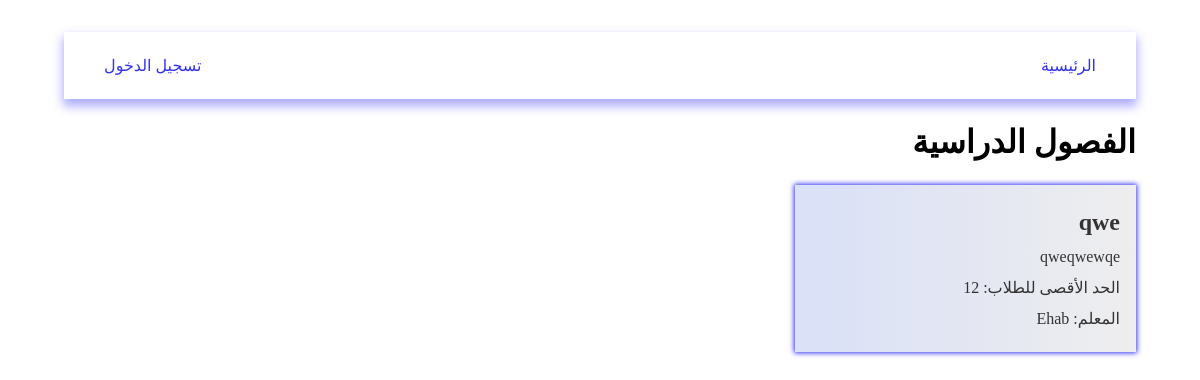
Page /pages/viewClasses.php on the earlier database version.
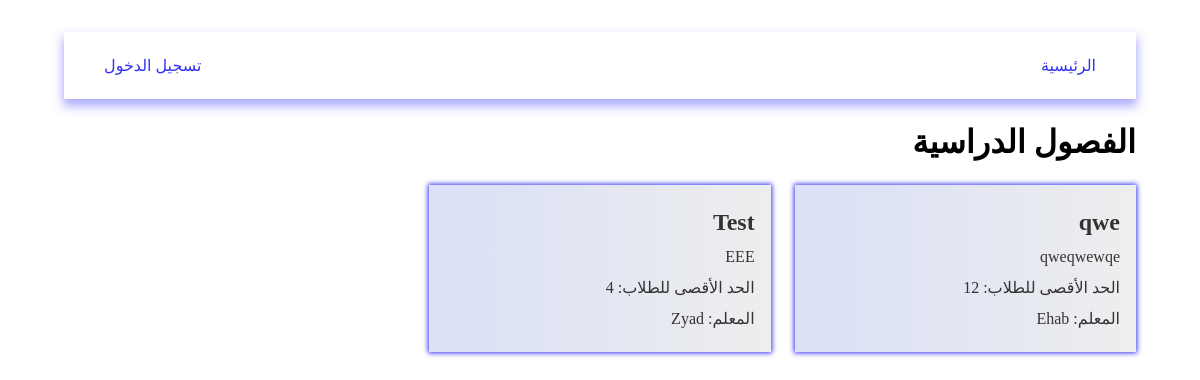
Same page on the later database version.
### tables this page shows
CREATE TABLE classes (
    id INTEGER PRIMARY KEY, 
    title TEXT, 
    description TEXT, 
    "limit" INTEGER
, teacher_id INTEGER);

CREATE TABLE users (
    id INTEGER PRIMARY KEY, 
    name TEXT, 
    email TEXT UNIQUE, 
    password TEXT UNIQUE, 
    role TEXT
);

### data/db.php (called while the page is built, shortened)
<?php
$db = new SQLite3('../data/database.db');
$db->exec('CREATE TABLE IF NOT EXISTS users (
    id INTEGER PRIMARY KEY,
    name TEXT,
    email TEXT UNIQUE,
    password TEXT UNIQUE,
    role TEXT
)');
$db->exec('CREATE TABLE IF NOT EXISTS classes (
    id INTEGER PRIMARY KEY,
    title TEXT,
    description TEXT,
    "limit" INTEGER,
    teacher_id INTEGER
)');
$db->exec('CREATE TABLE IF NOT EXISTS groups (
    id INTEGER PRIMARY KEY,
    title TEXT,
    description TEXT,
    "limit" INTEGER,
    members INTEGER,
    class_id INTEGER
)');
$db->exec('CREATE TABLE IF NOT EXISTS group_students (
    group_id INTEGER,
    student_id INTEGER
)');
function getClasses()
{
    global $db;
    $result = $db->query('SELECT * FROM classes');
    $classes = [];
    while ($row = $result->fetchArray(SQLITE3_ASSOC)) {
        $classes[] = $row;
    }
    return $classes;
}
function getTeacher($id)
{
    global $db;
    $stmt = $db->prepare('SELECT * FROM users WHERE id = :id');
    $stmt->bindValue(':id', $id, SQLITE3_INTEGER);
    $result = $stmt->execute();
    if ($result) {
        return $result->fetchArray(SQLITE3_ASSOC);
    }
    return null;
}
?>

### pages/viewClasses.php (the view, shortened to what this page needs)
<?php
include '../data/db.php';
if ($user['role'] == 'teacher') {
  $classes = getTeacherClasses($user['id']);
} else {
  $classes = getClasses();
}
?>
<!DOCTYPE html>
<html lang="ar" dir="rtl">
<head>
  <link rel="stylesheet" href="../styles/viewClasses.css" />
</head>
<body>
  <?php include "../components/navbar.php" ?>
  <h1 class="heading">الفصول الدراسية</h1>
  <main class="container">
    <?php foreach ($classes as $class) { ?>
      <a href="./viewGroups.php?id=<?php echo $class['id']; ?>" class="classroom">
        <h2 class="title"><?php echo $class['title']; ?></h2>
        <p class="desc"><?php echo $class['description']; ?></p>
        <p class="limit">الحد الأقصى للطلاب: <?php echo $class['limit']; ?></p>
        <p class="teacher">المعلم: <?php echo getTeacher($class['teacher_id'])['name']; ?></p>
      </a>
    <?php } ?>
  </main>
</body>
</html>

Differences in the rows shown:
added classes: title "Test", description "EEE", limit "4", teacher.name "Zyad"
